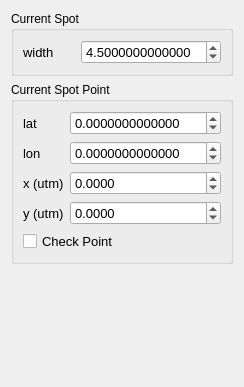
       <widget class="QWidget" name="spotTab">
        <property name="geometry">
         <rect>
          <x>0</x>
          <y>0</y>
          <width>240</width>
          <height>387</height>
         </rect>
        </property>
        <property name="maximumSize">
         <size>
          <width>240</width>
          <height>16777215</height>
         </size>
        </property>
        <attribute name="label">
         <string>Spot</string>
        </attribute>
        <layout class="QVBoxLayout">
         <item>
          <widget class="QGroupBox" name="spotBox">
           <property name="title">
            <string>Current Spot</string>
           </property>
           <layout class="QGridLayout">
            <item row="0" column="2">
             <widget class="QDoubleSpinBox" name="spotWidth">
              <property name="font">
               <font>
                <pointsize>10</pointsize>
               </font>
              </property>
              <property name="specialValueText">
               <string/>
              </property>
              <property name="decimals">
               <number>13</number>
              </property>
              <property name="value">
               <double>4.500000000000000</double>
              </property>
             </widget>
            </item>
            <item row="0" column="0" colspan="2">
             <widget class="QLabel" name="label_spotWidth">
              <property name="font">
               <font>
                <pointsize>10</pointsize>
               </font>
              </property>
              <property name="text">
               <string>width</string>
              </property>
             </widget>
            </item>
           </layout>
          </widget>
         </item>
         <item>
          <widget class="QGroupBox" name="spotPointBox">
           <property name="title">
            <string>Current Spot Point</string>
           </property>
           <layout class="QVBoxLayout">
            <item>
             <layout class="QVBoxLayout">
              <item>
               <layout class="QGridLayout">
                <item row="2" column="0">
                 <widget class="QLabel" name="label_13">
                  <property name="font">
                   <font>
                    <pointsize>10</pointsize>
                   </font>
                  </property>
                  <property name="text">
                   <string>x (utm)</string>
                  </property>
                 </widget>
                </item>
                <item row="2" column="1">
                 <widget class="QDoubleSpinBox" name="spUtmX">
                  <property name="font">
                   <font>
                    <pointsize>10</pointsize>
                   </font>
                  </property>
                  <property name="decimals">
                   <number>4</number>
                  </property>
                  <property name="minimum">
                   <double>-10000000000.000000000000000</double>
                  </property>
                  <property name="maximum">
                   <double>10000000000.000000000000000</double>
                  </property>
                 </widget>
                </item>
                <item row="0" column="1">
                 <widget class="QDoubleSpinBox" name="spLat">
                  <property name="font">
                   <font>
                    <family>Lucida Grande</family>
                    <pointsize>10</pointsize>
                   </font>
                  </property>
                  <property name="decimals">
                   <number>13</number>
                  </property>
                  <property name="minimum">
                   <double>-180.000000000000000</double>
                  </property>
                  <property name="maximum">
                   <double>180.000000000000000</double>
                  </property>
                  <property name="singleStep">
                   <double>0.000000000100000</double>
                  </property>
                  <property name="value">
                   <double>0.000000000000000</double>
                  </property>
                 </widget>
                </item>
                <item row="0" column="0">
                 <widget class="QLabel" name="label_15">
                  <property name="font">
                   <font>
                    <pointsize>10</pointsize>
                   </font>
                  </property>
                  <property name="text">
                   <string>lat</string>
                  </property>
                 </widget>
                </item>
                <item row="3" column="1">
                 <widget class="QDoubleSpinBox" name="spUtmY">
                  <property name="font">
                   <font>
                    <pointsize>10</pointsize>
                   </font>
                  </property>
                  <property name="decimals">
                   <number>4</number>
                  </property>
                  <property name="minimum">
                   <double>-10000000000.000000000000000</double>
                  </property>
                  <property name="maximum">
                   <double>10000000000.000000000000000</double>
                  </property>
                 </widget>
                </item>
                <item row="1" column="1">
                 <widget class="QDoubleSpinBox" name="spLon">
                  <property name="font">
                   <font>
                    <pointsize>10</pointsize>
                   </font>
                  </property>
                  <property name="decimals">
                   <number>13</number>
                  </property>
                  <property name="minimum">
                   <double>-180.000000000000000</double>
                  </property>
                  <property name="maximum">
                   <double>180.000000000000000</double>
                  </property>
                  <property name="singleStep">
                   <double>0.000000000100000</double>
                  </property>
                 </widget>
                </item>
                <item row="3" column="0">
                 <widget class="QLabel" name="label_17">
                  <property name="font">
                   <font>
                    <pointsize>10</pointsize>
                   </font>
                  </property>
                  <property name="text">
                   <string>y (utm)</string>
                  </property>
                 </widget>
                </item>
                <item row="1" column="0">
                 <widget class="QLabel" name="label_18">
                  <property name="font">
                   <font>
                    <pointsize>10</pointsize>
                   </font>
                  </property>
                  <property name="text">
                   <string>lon</string>
                  </property>
                 </widget>
                </item>
               </layout>
              </item>
              <item>
               <widget class="QCheckBox" name="spCheckPoint">
                <property name="font">
                 <font>
                  <pointsize>10</pointsize>
                 </font>
                </property>
                <property name="text">
                 <string>Check Point</string>
                </property>
               </widget>
              </item>
             </layout>
            </item>
           </layout>
          </widget>
         </item>
         <item>
          <spacer>
           <property name="orientation">
            <enum>Qt::Vertical</enum>
           </property>
           <property name="sizeHint" stdset="0">
            <size>
             <width>20</width>
             <height>40</height>
            </size>
           </property>
          </spacer>
         </item>
        </layout>
       </widget>
